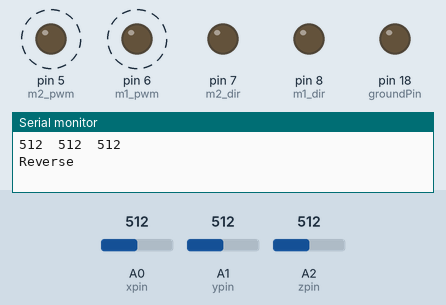
Recording of a sketch running on a simulated Arduino Uno, built with avr-gcc and run on an emulated ATmega328P. Parts: output pins drawn as LEDs (lit = HIGH), the last lines printed to the serial monitor. Dashed ring = blinking. The inputs (shaded band) are chosen by the test bench; at power-on: A0 (xpin) = 512, A2 (zpin) = 512, A1 (ypin) = 512. Pins used as bus, display or sensor lines are not drawn.

Above: at 1.2 s.
1.3 s: A0 (xpin) set to 464
3.5 s: A0 (xpin) set to 438
At 4.1 s:
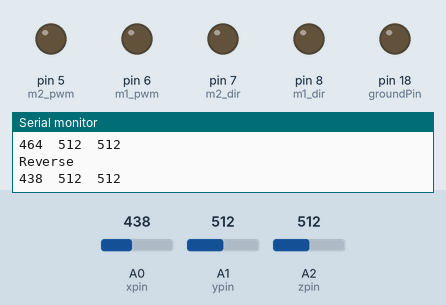
5.0 s: A2 (zpin) set to 497
6.5 s: A2 (zpin) set to 477
At 7.8 s:
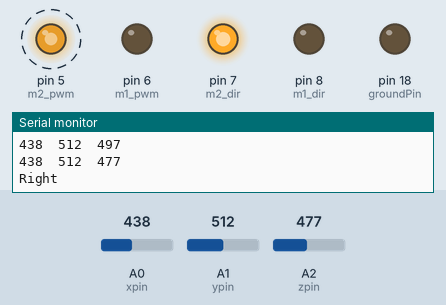
10.5 s: A1 (ypin) set to 408
12.5 s: A1 (ypin) set to 392
At 13.8 s:
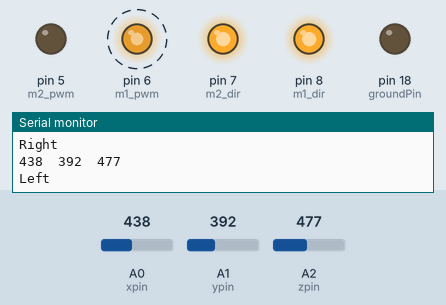
Timing chart, 0 to 17.5 s (numbered marks = the images above; inputs shaded):
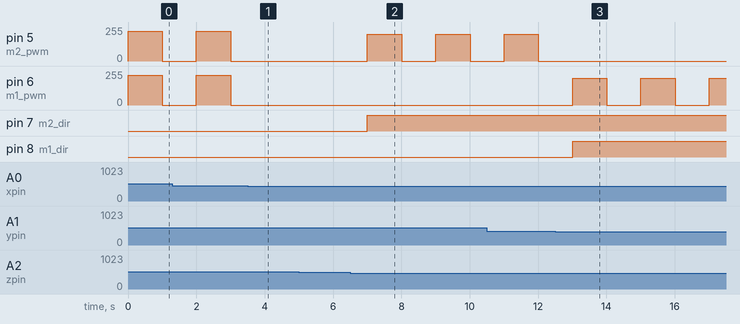

Measured:
- the behaviour switches between 451 and 450 on A0 (xpin) (found by bisection; images 0 and 1)
- the behaviour switches between 490 and 489 on A2 (zpin) (found by bisection; images 1 and 2)
- the behaviour switches between 400 and 399 on A1 (ypin) (found by bisection; images 2 and 3)
- after the input at 3.5 s, pin 5 (m2_pwm), pin 6 (m1_pwm): stays 0/255 (without the input it goes to 225/255 after 0.50 s)
- after the input at 6.5 s, pin 5 (m2_pwm): alternates 200/255 for 1.0 s and 0/255 for 1.0 s, starting after 0.51 s; pin 7 (m2_dir): LOW → HIGH after 0.51 s
- after the input at 12.5 s, pin 5 (m2_pwm): stops changing and stays 0/255; pin 6 (m1_pwm): alternates 200/255 for 1.0 s and 0/255 for 1.0 s, starting after 0.51 s; pin 8 (m1_dir): LOW → HIGH after 0.51 s

The sketch:

Carhandwin.ino
```cpp
int m1_dir = 8;
int m2_dir = 7;
int m1_pwm = 6;
int m2_pwm = 5;
int x,y,z;
const int groundPin = 18;
const int powerPin = 19;
const int xpin = A0;
const int ypin = A1;
const int zpin = A2;

void setup()
{
  Serial.begin(9600);
 for(int i=5;i<9;i++)
  {
    pinMode(i,OUTPUT);
  }
  pinMode(groundPin,OUTPUT);
  pinMode(powerPin,OUTPUT);
  digitalWrite(groundPin,LOW);
  digitalWrite(powerPin,HIGH);
  analogWrite(m1_pwm,0);
  analogWrite(m2_pwm,0);}

void loop()
{
  x = analogRead(xpin);
  y = analogRead(ypin);
  z = analogRead(zpin);
  // print the sensor values:
  Serial.print(analogRead(xpin));
  // print a tab between values:
  Serial.print("\t");
  Serial.print(analogRead(ypin));
  // print a tab between values:
  Serial.print("\t");
  Serial.print(analogRead(zpin));
  Serial.println();
  // delay before next reading:

  if(x < 400 && x > 80 && x != 0)
  {
   forward();
  }
  else if(x > 450 && x > 80 && x != 0)
  {
    reverse();
  }
  else if(y < 400 && y > 80 && y != 0)
  {
   left();
  }
  else if(z < 490 && z > 80 && z != 0)
  {
   right();
  }
  delay(1000);
}

void forward()
 {
  Serial.println("Forward");
  digitalWrite(m1_dir,HIGH);
  digitalWrite(m2_dir,HIGH);
  analogWrite(m1_pwm,225);
  analogWrite(m2_pwm,225);
  delay(1000);
  analogWrite(m1_pwm,0);
  analogWrite(m2_pwm,0);
 }
void left()
 {
  Serial.println("Left");
  digitalWrite(m1_dir,HIGH);
  analogWrite(m1_pwm,200);
  analogWrite(m2_pwm,0);
  delay(1000);
  //digitalWrite(m1_dir,HIGH);
  analogWrite(m1_pwm,0);
  //digitalWrite(m2_dir,HIGH);
  analogWrite(m2_pwm,0);
 }
void right()
 {
  Serial.println("Right");
  digitalWrite(m2_dir,HIGH);
  analogWrite(m2_pwm,200);
  analogWrite(m1_pwm,0);
  delay(1000);
  //digitalWrite(m1_dir,HIGH);
  analogWrite(m1_pwm,0);
  //digitalWrite(m2_dir,HIGH);
  analogWrite(m2_pwm,0);
 }
void reverse()
 {
  Serial.println("Reverse");
  digitalWrite(m1_dir,LOW);
  digitalWrite(m2_dir,LOW);
  analogWrite(m1_pwm,225);
  analogWrite(m2_pwm,225);
  delay(1000);
  //digitalWrite(m1_dir,HIGH);
  analogWrite(m1_pwm,0);
  //digitalWrite(m2_dir,HIGH);
  analogWrite(m2_pwm,0);
 }
```
